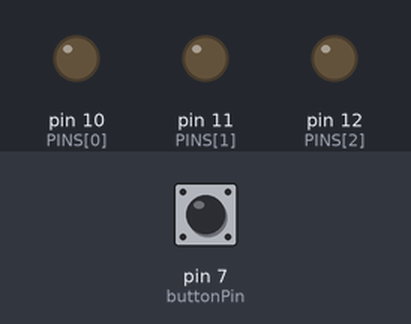
A sketch run on a simulated Arduino Uno, built with avr-gcc and run on an emulated ATmega328P. Shown: output pins drawn as LEDs (lit = HIGH). The test bench sets the inputs (shaded band); at power-on: pin 7 (buttonPin) LOW. Random numbers use the default seed unless the sketch sets one.

Above: at 1.2 s.
1.3 s: pin 7 (buttonPin) pulled HIGH for 0.15 s
At 1.47 s:
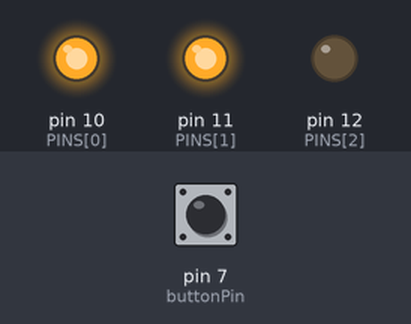
At 4.8 s:
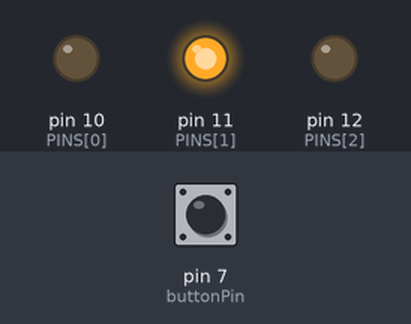
Timing chart, 0 to 8.0 s (numbered marks = the images above; inputs shaded):
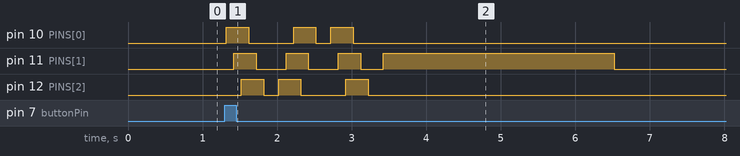

The sketch:

DiceGameWithLeds.ino
```cpp
int buttonPin = 7;
int button = 0;
int PINS[] = {10, 11, 12};
int pinCount = 3;
boolean runFlag = false;
const unsigned long DebounceTime = 20;

void setup() {
  for (int i = 0; i < pinCount; i++)
    pinMode(PINS[i], OUTPUT);
  pinMode(buttonPin, INPUT);
}

void handleButton(void)
{
  static boolean pressed = false;
  int currentState = digitalRead(buttonPin);

  if (!pressed && currentState == HIGH)
  {
    delay(DebounceTime);
    if (digitalRead(buttonPin) == HIGH)
    {
      runFlag = !runFlag;
      pressed = true;
    }
  }
  if (pressed && currentState == LOW)
  {
    delay(DebounceTime);
    if (digitalRead(buttonPin) == LOW)
    {
      pressed = false;
    }
  }
}
void lightUp (boolean reverse) {
  for (int i = 0; i < pinCount; i++)
  {
    if (reverse)
    {
      digitalWrite(PINS[i], HIGH);
    }
    else
    { int count = pinCount - i - 1;
      digitalWrite(PINS[count], HIGH);
    }
    delay(100);
  }
}
void lightDown(boolean reverse) {
  for (int i = 0; i < pinCount; i++)
  {
    if (reverse)
    {
      digitalWrite(PINS[i], LOW);
    }
    else
    {
      int count = pinCount - i - 1;
      digitalWrite(PINS[count], LOW);
    }
    delay(100);
  }
}
void gameAnimation() {
  for (int spin = 0; spin < 3; spin++)
  {
    if (spin % 2 == 0) {
      lightUp(true);
      lightDown(true);
      delay(100);
    }
    else {
      lightUp(false);
      lightDown(false);
      delay(100);
    }
  }
}
void gameStart() {
  gameAnimation();
  int randomPick = random(0, pinCount * 2 - 1) / 2;
  digitalWrite(PINS[randomPick], HIGH);
  delay(3000);
  lightDown(false);
}

void loop() {
  handleButton();
  if (!runFlag)
  {
    //do nothing
  }
  else {
    gameStart();
    runFlag = false;
  }
}
```

Measured:
- after the input at 1.3 s, pin 10 (PINS[0]): goes HIGH 0.30 s, LOW 0.60 s, HIGH 0.30 s, LOW 0.20 s, HIGH 0.30 s, then LOW, starting at once; pin 11 (PINS[1]): LOW → HIGH after 0.12 s, → LOW 0.30 s later, → HIGH 0.40 s later, → LOW 0.30 s later, … (8 changes in this stretch)
